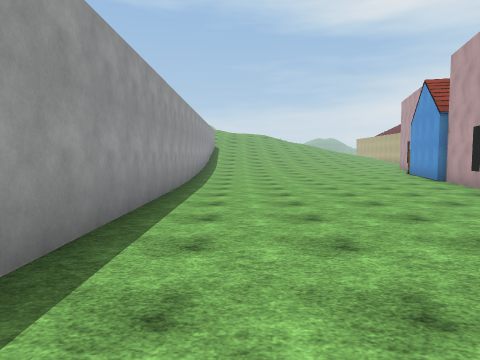
[1] (above)

18 first-person views from a walk through a scene from a Unity 3-D project. The camera is 1.5 m above the floor, tilts 4° down and sees 70° across. The floor is counted in squares, 2 m on a side. Each view is taken from the middle of a square. On the plan, view 1 faces up. The plan holds only what a view shows up to about 11 squares ahead; the rest is blank. The place goes on beyond the plan. The player character is not drawn. Some surface patterns are stand-ins.

[2]
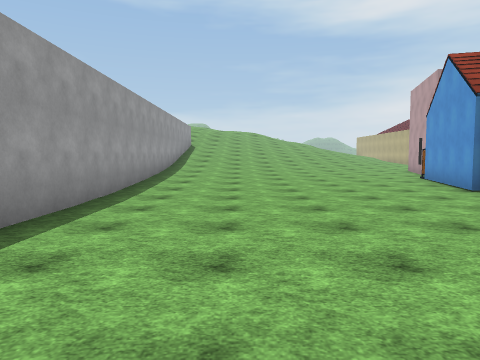

[3]
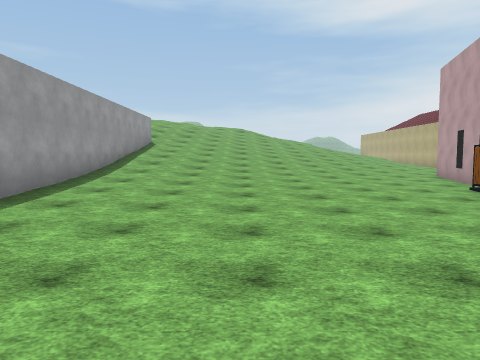

[4]
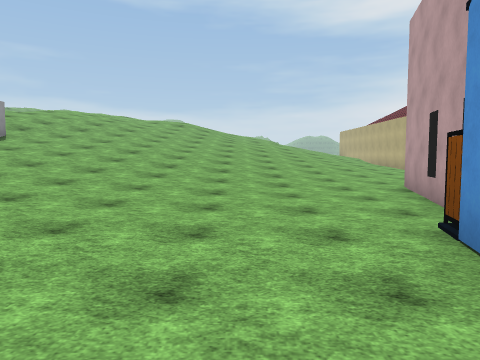

[5]
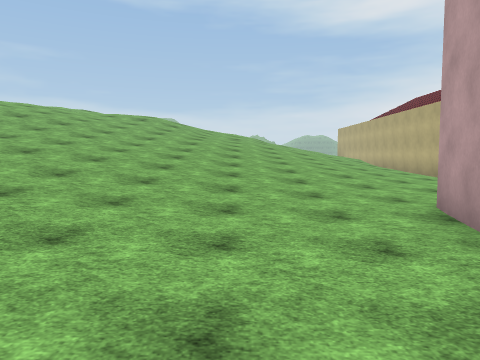

[6]
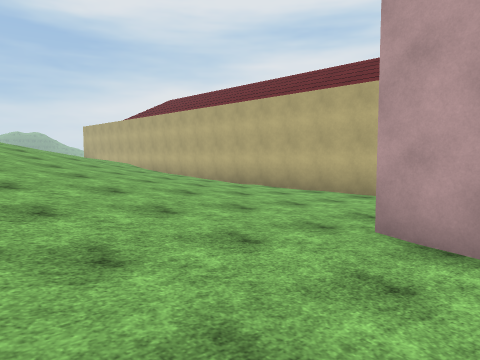

[7]
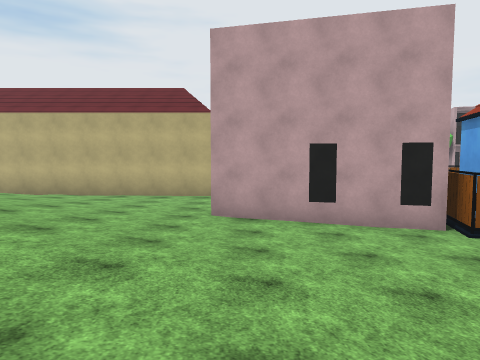

[8]
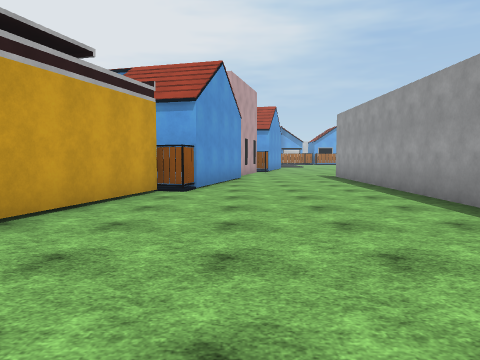

[9]
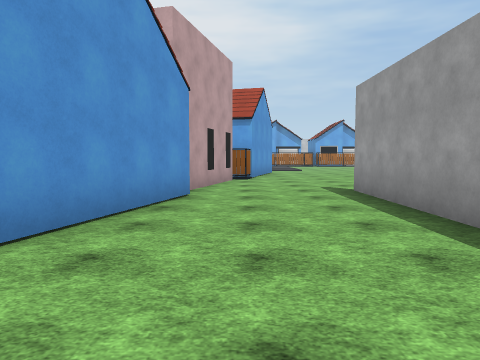

[10]
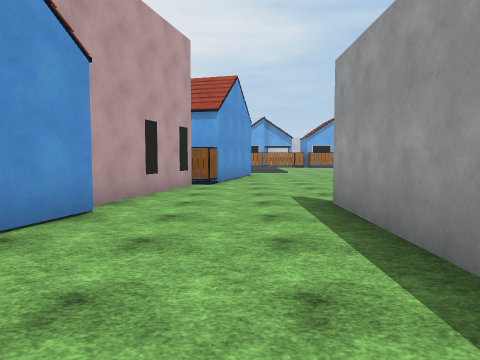

[11]
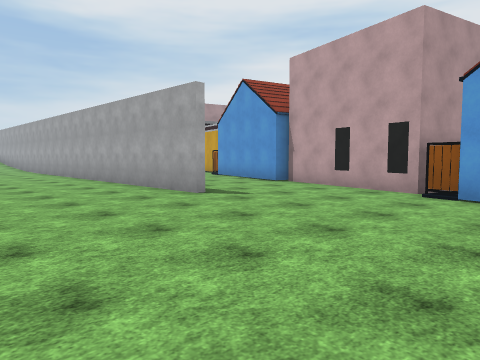

[12]
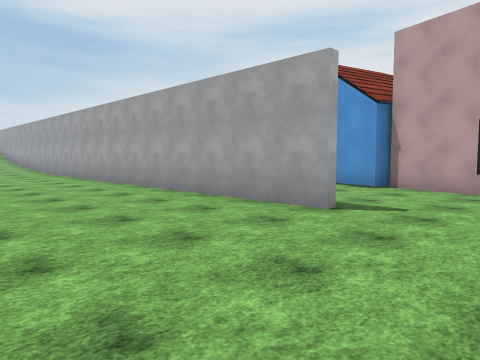

[13]
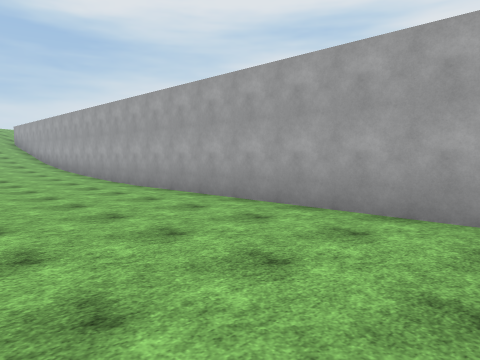

[14]
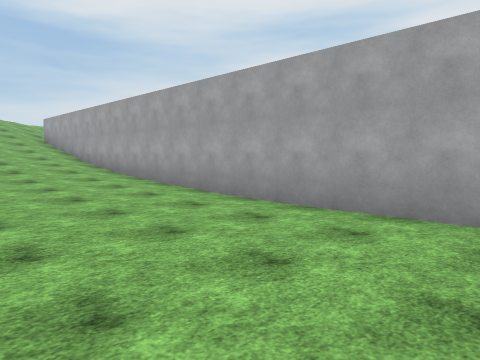

[15]
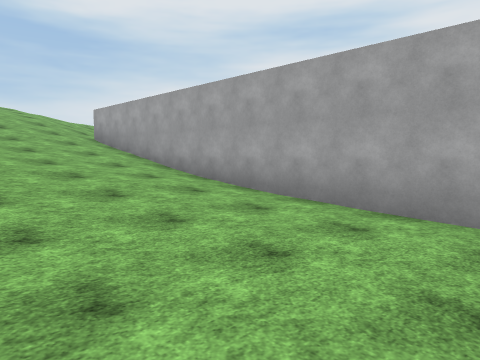

[16]
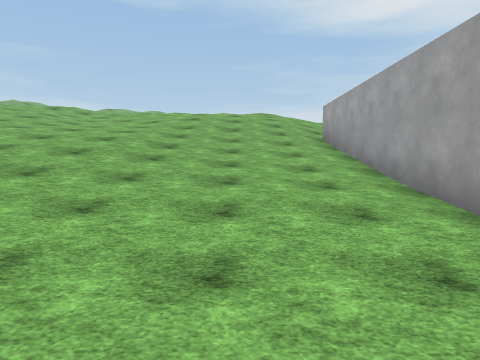

[17]
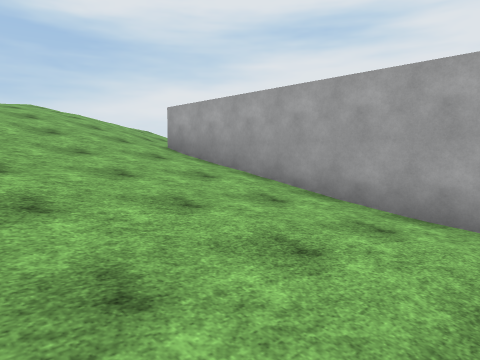

[18]
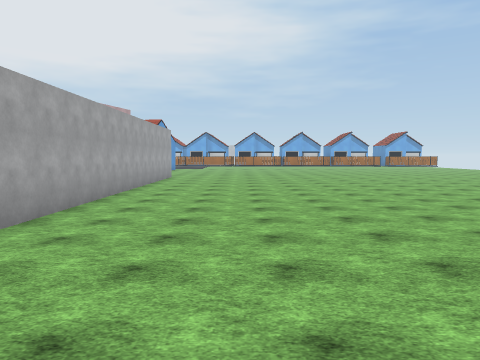

### Floor plan
Key: @ floor where view 1 was taken; # wall or solid block; . main floor; : floor 0.25 m higher than the main floor; + floor 0.5 m higher than the main floor; / step, stairs or slope; H house.
Columns run from 6 left of view 1 to 13 right of it. Each row starts with its distance up from view 1.
 25    /////////////// #
 24    /////////////// #
 23   ////////////////:#
 22 //////////////////.#
 21 /////////////////:.#
 20 ////#//////////::..#
 19 ////#/////////::...#
 18 ////#////////::#
 17 ////#//////::.##
 16 ////#/////:::.#
 15 ////#////:::..#
 14 ////#/++:::..## HH
 13 ////#++::....###
 12 /++:#:::.....#
 11 ::::#:......##
 10 ::::#.......#
  9 :...#.......#
  8 ....#.......#
  7 ....#......
  6 ....#......
  5 ....#......#
  4 ....#......#
  3 ....#.....##
  2 ....#.....#
  1 ....#....##
  0 ....#.@..#
 -1  ...#....#
 -2  ...#...##
 -3 ....#...##
 -4 ........#
 -5 ........#
 -6 ........#
 -7 .......###H
 -8 .......#
 -9 ......##

Positions as (right, up) in squares from view 1, and headings:
1: (0, 0), facing up
2: (1, 3), facing up
3: (2, 7), facing up
4: (5, 11), facing up
5: (6, 14), facing up
6: (5, 17), facing up-right
7: (2, 18), facing right
8: (2, 9), facing down
9: (1, 4), facing down
10: (0, 2), facing down
11: (-6, -9), facing up-right
12: (-6, -6), facing up-right
13: (-6, 0), facing up-right
14: (-6, 5), facing up-right
15: (-6, 10), facing up-right
16: (-4, 11), facing up
17: (-6, 14), facing up-right
18: (-5, 13), facing down
